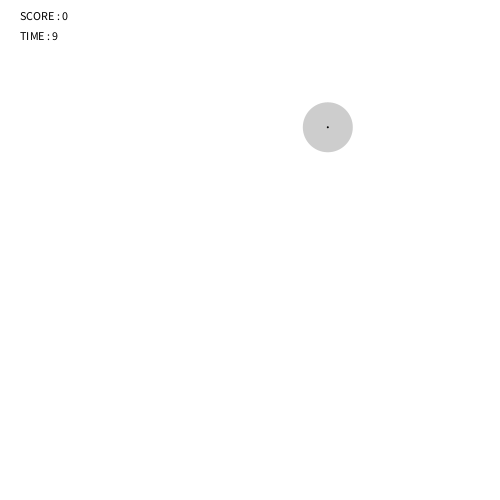
Frame 1 (no input)
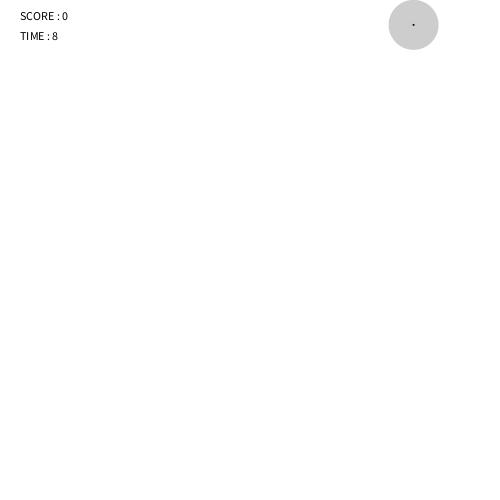
Frame 60 (the mouse pressed at the canvas centre just before this capture)
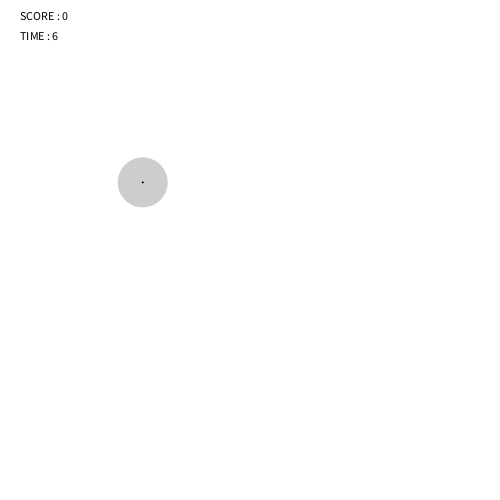
Frame 120 (the mouse held since frame 60 and released just before this capture)

The Processing sketch that drew these frames (run headless with seeded random() and noise(); from frame 60 on, the mouse is pressed at the canvas centre):

// Processing sketch: processing_186411
// ── processing_186411.pde

//http://www.learningprocessing.com/examples/chapter-5/example-5-6/
//Modified code from Daniel Shiffman's Bouncing Ball 
float x = 0;
float y = 0;
float xspeed = 1;
float yspeed = 1;
float d =0;
int score = 0;
int time= 300;
color c =0;

void setup() {
  size(500,500);
  smooth();

   x = random(width);
    y = random(height);
    xspeed = random( -5,5);
    yspeed = random( -5,5);
    frameRate(30);
}

void draw() {
  time --;
  background(255);
    noStroke();
    x += xspeed; // Increment x
    y += yspeed; // Increment y

    if (x > width || x < 0) {
      xspeed *= - 1;
    }

    if (y > height || y < 0) {
      yspeed *= - 1;
    }

  d = dist(x,y, mouseX,mouseY);
  if(d < 25){
    c = color(random(255),random(255),random(255));
    x = random(width);
    y = random(height);
    xspeed = random( -3,3);
    yspeed = random( - 3,3);
    score ++;
  }
  fill(c,50);
  ellipse(x,y,50,50);
  fill(0);
  ellipse(x,y,2,2);
  
  text("SCORE : " + score, 20,20);
  text("TIME : " + int(time/30), 20,40);
  
  if (time <0){
    rect(0,0,width, height);
    fill(255);
    text("GAME OVER", width/2-30,height/2-20);
    text("YOUR SCORE is " + score, width/2-50,height/2);
    fill(125);
    text("Press R key to restart", width/2-60,height/2 +30);
      if (keyPressed) {
        if (key == 'r' || key == 'R') {
          time = 300;
          score =0;
      }
    }
  }
}
